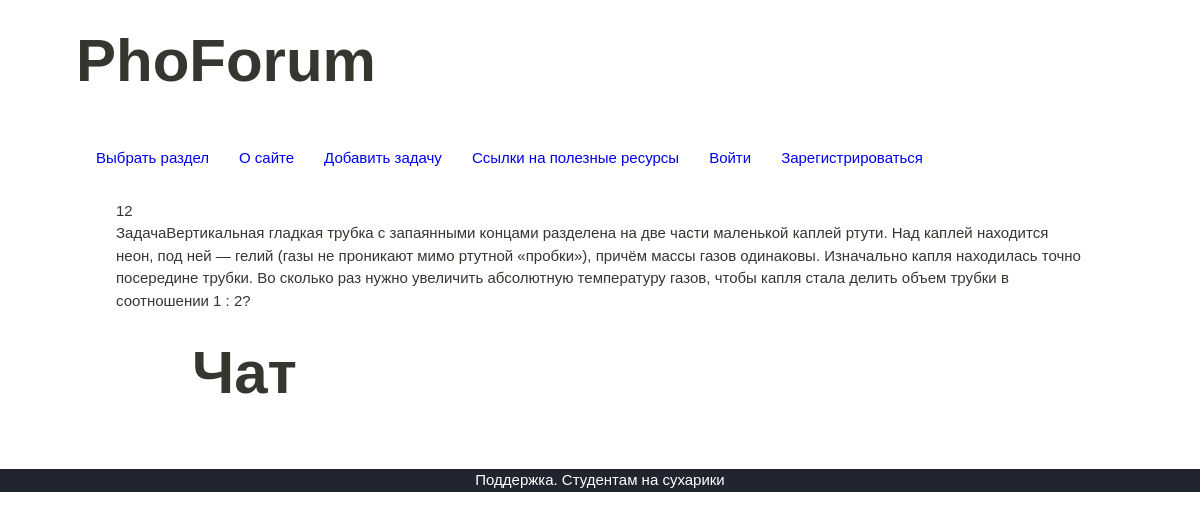
Screenshot of /trubka-so-rtutyu/17 with the database file from the repository.
### mainapp/models.py (models this page shows, shortened)
class Task(models.Model):
    title = models.CharField(max_length=100, verbose_name="Название задачи", blank=True)
    content = models.TextField(max_length=3500, verbose_name="Условие задачи")
    image = models.ImageField(blank=True, null=True, verbose_name="Рисунок к условию")
    resource = models.CharField(max_length=500, blank=True, verbose_name="Источник/название олимпиады")
    year = models.PositiveSmallIntegerField(blank=True, null=True, verbose_name="Год")
    grade = models.IntegerField(verbose_name="Класс",  choices=GRADE_CHOICES, default=None, blank=True, null=True)
    difficulty_level = models.PositiveSmallIntegerField(verbose_name="Уровень сложности", blank=True, null=True)
    answer = models.CharField(max_length=500, blank=True, verbose_name="Ответ")
    category = models.ForeignKey(
        'Category',
        verbose_name="Раздел",
        on_delete=models.CASCADE,
        blank=True, null=True
    )
    class Meta:
        ordering = ['difficulty_level', 'grade', 'year']

### mainapp/views.py (the view)
# urls.py: path('<slug:category_slug>/<int:task_id>', get_task, name='task')
def get_task(request, category_slug, task_id):
    task_by_id = get_object_or_404(Task, id=task_id)
    if task_by_id.category.slug == category_slug:
        comments = Comment.objects.filter(task_id=task_id)
        tree = create_comment_tree(comments)
        context = {
            'title': 'PhoForum',
            'task': task_by_id,
            'tree': tree
        }
        template_name = 'mainapp/task.html'
    else:
        raise Http404("Invalid path.")
    return render(request, template_name=template_name, context=context)

### mainapp/templatetags/comments_tree.py (called while the page is built, shortened)
@register.filter
def comments_filter(tree):
    res = """
        <ul>
            {}
        </ul>
        """
    i = ''
    return mark_safe(res.format(i))

### mainapp/utils.py (called while the page is built, shortened)
def create_comment_tree(qs):    #qs-queryset
    res = []
    return res

### mainapp/templates/mainapp/task.html (shortened to what this page needs)
{% extends 'mainapp/base.html' %}
{% load comments_tree %}
{% block content %}
{% if task.title %}
<h3>{{ task.title }}</h3>
{% endif %}
<p class="task-over-chat">Задача{{ task.content }}</p>
<h1>Чат</h1>
{% endblock content %}

### mainapp/static/mainapp/css/styles.css (style rules this page uses)
* { padding: 0; margin: 0; border: 0; }
*,*:before,*:after { -moz-box-sizing: border-box; -webkit-box-sizing: border-box; box-sizing: border-box; }
html,body { height: 100%; width: 100%; font-size: 100%; line-height: 1; font-size: 15px; -ms-text-size-adjust: 100%; -moz-text-size-adjust: 100%; -webkit-text-size-adjust: 100%; }
h1,h2,h3,h4,h5,h6 { font-size:inherit;font-weight: 400; }
body { font-family: sans-serif; color: rgb(55, 53, 47); font-size: 15px; line-height: 1.5; }
h1 { padding: 25px 10px 40px 76px; font-size: 4em; font-weight: 700; line-height: 1.2; }

### rows the page displays
Task: title "12", content "Вертикальная гладкая трубка с запаянными концами разделена на две части маленькой каплей ртути. Над каплей находится неон, под ней — гелий (газы не проникают мимо ртутной «пробки»), причём массы газов одинаковы. Изначально капля находилась точно посередине трубки. Во сколько раз нужно увеличить абсолютную температуру газов, чтобы капля стала делить объем трубки в соотношении 1 : 2?"
